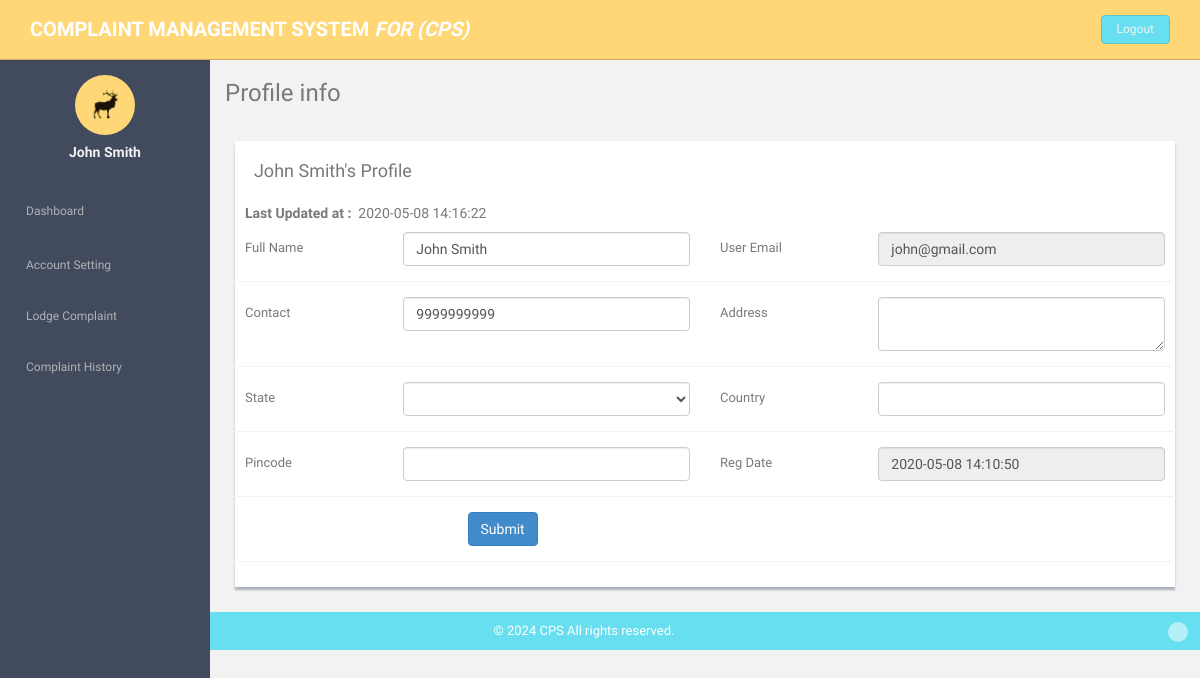
The app's page /main/users/profile.php (signed in) with its own data.
### tables this page shows
CREATE TABLE IF NOT EXISTS `users` (
  `id` int NOT NULL AUTO_INCREMENT,
  `fullName` varchar(255) DEFAULT NULL,
  `userEmail` varchar(255) DEFAULT NULL,
  `password` varchar(255) DEFAULT NULL,
  `contactNo` bigint DEFAULT NULL,
  `address` tinytext,
  `State` varchar(255) DEFAULT NULL,
  `country` varchar(255) DEFAULT NULL,
  `pincode` int DEFAULT NULL,
  `userImage` varchar(255) DEFAULT NULL,
  `regDate` timestamp NOT NULL DEFAULT CURRENT_TIMESTAMP,
  `updationDate` timestamp NOT NULL DEFAULT '0000-00-00 00:00:00' ON UPDATE CURRENT_TIMESTAMP,
  `status` int NOT NULL,
  PRIMARY KEY (`id`)
);

### main/users/profile.php (the view, shortened to what this page needs)
<?php
include('includes/config.php');
if(strlen($_SESSION['login'])==0)
  {
header('location:index.php');
}
else{
?>
<!DOCTYPE html>
<html lang="en">
  <head>
    <link href="assets/css/bootstrap.css" rel="stylesheet">
    <link href="assets/font-awesome/css/font-awesome.css" rel="stylesheet" />
    <link rel="stylesheet" type="text/css" href="assets/js/bootstrap-datepicker/css/datepicker.css" />
    <link rel="stylesheet" type="text/css" href="assets/js/bootstrap-daterangepicker/daterangepicker.css" />
    <link href="assets/css/style.css" rel="stylesheet">
    <link href="assets/css/style-responsive.css" rel="stylesheet">
  </head>
  <body>
  <section id="container" >
     <?php include("includes/header.php");?>
      <?php include("includes/sidebar.php");?>
      <section id="main-content">
          <section class="wrapper">
          	<h3><i class="fa fa-angle-right"></i> Profile info</h3>
          	<div class="row mt">
          		<div class="col-lg-12">
                  <div class="form-panel">
 <?php $query=mysqli_query($bd, "select * from users where userEmail='".$_SESSION['login']."'");
 while($row=mysqli_fetch_array($query))
 {
 ?>
  <h4 class="mb"><i class="fa fa-user"></i>&nbsp;&nbsp;<?php echo htmlentities($row['fullName']);?>'s Profile</h4>
    <h5><b>Last Updated at :</b>&nbsp;&nbsp;<?php echo htmlentities($row['updationDate']);?></h5>
                      <form class="form-horizontal style-form" method="post" name="profile" >
<div class="form-group">
<label class="col-sm-2 col-sm-2 control-label">Full Name</label>
<div class="col-sm-4">
<input type="text" name="fullname" required="required" value="<?php echo htmlentities($row['fullName']);?>" class="form-control" >
 </div>
<label class="col-sm-2 col-sm-2 control-label">User Email </label>
 <div class="col-sm-4">
<input type="email" name="useremail" required="required" value="<?php echo htmlentities($row['userEmail']);?>" class="form-control" readonly>
</div>
 </div>
<div class="form-group">
<label class="col-sm-2 col-sm-2 control-label">Contact</label>
 <div class="col-sm-4">
<input type="text" name="contactno" required="required" value="<?php echo htmlentities($row['contactNo']);?>" class="form-control">
</div>
<label class="col-sm-2 col-sm-2 control-label">Address </label>
<div class="col-sm-4">
<textarea  name="address" required="required" class="form-control"><?php echo htmlentities($row['address']);?></textarea>
</div>
</div>
<div class="form-group">
<label class="col-sm-2 col-sm-2 control-label">State</label>
<div class="col-sm-4">
<select name="state" required="required" class="form-control">
<option value="<?php echo htmlentities($row['State']);?>"><?php echo htmlentities($st=$row['State']);?></option>
</select>
</div>
<label class="col-sm-2 col-sm-2 control-label">Country </label>
<div class="col-sm-4">
<input type="text" name="country" required="required" value="<?php echo htmlentities($row['country']);?>" class="form-control">
</div>
</div>
<div class="form-group">
<label class="col-sm-2 col-sm-2 control-label">Pincode</label>
<div class="col-sm-4">
<input type="text" name="pincode" maxlength="6" required="required" value="<?php echo htmlentities($row['pincode']);?>" class="form-control">
</div>
<label class="col-sm-2 col-sm-2 control-label">Reg Date </label>
<div class="col-sm-4">
<input type="text" name="regdate" required="required" value="<?php echo htmlentities($row['regDate']);?>" class="form-control" readonly>
 </div>
</div>
<?php } ?>
                          <div class="form-group">
                           <div class="col-sm-10" style="padding-left:25% ">
<button type="submit" name="submit" class="btn btn-primary">Submit</button>
</div>
</div>
                          </form>
                          </div>
                          </div>
                          </div>
		</section>
      </section>
    <?php include("includes/footer.php");?>
  </section>
  </body>
</html>
<?php } ?>

### main/users/includes/sidebar.php (shortened to what this page needs)
<aside>
          <div id="sidebar"  class="nav-collapse ">
              <ul class="sidebar-menu" id="nav-accordion">
              	  <p class="centered"><a href="profile.html"><img src="assets/img/ui-sam.jpg" class="img-circle" width="60"></a></p>
                   <?php $query=mysqli_query($bd, "select fullName from users where userEmail='".$_SESSION['login']."'");
 while($row=mysqli_fetch_array($query))
 {
 ?>
              	  <h5 class="centered"><?php echo htmlentities($row['fullName']);?></h5>
                  <?php } ?>
                  <li class="mt">
                      <a href="dashboard.php">
                          <i class="fa fa-dashboard"></i>
                          <span>Dashboard</span>
                      </a>
                  </li>
                  <li class="sub-menu">
                      <a href="javascript:;" >
                          <i class="fa fa-cogs"></i>
                          <span>Account Setting</span>
                      </a>
                  </li>
                  <li class="sub-menu">
                      <a href="register-complaint.php" >
                          <i class="fa fa-book"></i>
                          <span>Lodge Complaint</span>
                      </a>
                    </li>
                  <li class="sub-menu">
                      <a href="complaint-history.php" >
                          <i class="fa fa-tasks"></i>
                          <span>Complaint History</span>
                      </a>
                  </li>
              </ul>
          </div>
      </aside>

### main/users/assets/css/style.css (style rules this page uses)
body { color: #797979; background: #f2f2f2; font-family: 'Ruda', sans-serif; padding: 0px !important; margin: 0px !important; font-size:13px; }
ul li { list-style: none; }
a, a:hover, a:focus { text-decoration: none; outline: none; }
#container { width: 100%; height: 100%; }
.centered { text-align: center; }
.mt { margin-top: 25px; }
.mb { margin-bottom: 25px; }
#sidebar { width: 210px; height: 100%; position: fixed; background: #424a5d; }
#sidebar h5 { color: #f2f2f2; font-weight: 700; }
#sidebar ul li { position: relative; }
ul.sidebar-menu , ul.sidebar-menu li ul.sub { margin: -2px 0 0; padding: 0; }
ul.sidebar-menu { margin-top: 75px; }
ul.sidebar-menu li { margin-bottom: 5px; margin-left:10px; margin-right:10px; }
ul.sidebar-menu li.sub-menu { line-height: 15px; }
ul.sidebar-menu li a span { display: inline-block; }
ul.sidebar-menu li a { color: #aeb2b7; text-decoration: none; display: block; padding: 15px 0 15px 10px; font-size: 12px; outline: none; -webkit-transition: all 0.3s ease; -moz-transition: all 0.3s ease; -o-transition: all 0.3s ease; -ms-transition: all 0.3s ease; transition: all 0.3s ease; }
ul.sidebar-menu li a i { font-size: 15px; padding-right: 6px; }
#main-content { margin-left: 210px; }
.wrapper { display: inline-block; margin-top: 60px; padding-left: 15px; padding-right: 15px; padding-bottom: 15px; padding-top: 0px; width: 100%; }
.form-panel { background: #ffffff; margin: 10px; padding: 10px; box-shadow: 0px 3px 2px #aab2bd; text-align: left; }
label { font-weight: 400; }
.form-horizontal.style-form .form-group { border-bottom: 1px solid #eff2f7; padding-bottom: 15px; margin-bottom: 15px; }
@media (min-width: 768px) { .form-horizontal .control-label { text-align: left; } }

### records on screen
users: fullName "John Smith", updationDate "2020-05-08 14:16:22", fullname "John Smith", useremail "john@gmail.com", contactno "9999999999", regdate "2020-05-08 14:10:50"
